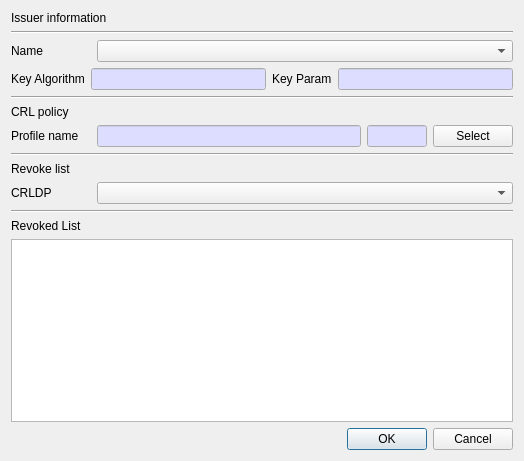
<?xml version="1.0" encoding="UTF-8"?>
<ui version="4.0">
 <class>MakeCRLDlg</class>
 <widget class="QDialog" name="MakeCRLDlg">
  <property name="geometry">
   <rect>
    <x>0</x>
    <y>0</y>
    <width>524</width>
    <height>461</height>
   </rect>
  </property>
  <property name="windowTitle">
   <string>Make CRL</string>
  </property>
  <layout class="QVBoxLayout" name="verticalLayout">
   <item>
    <widget class="QLabel" name="label">
     <property name="text">
      <string>Issuer information</string>
     </property>
    </widget>
   </item>
   <item>
    <widget class="Line" name="line_3">
     <property name="orientation">
      <enum>Qt::Horizontal</enum>
     </property>
    </widget>
   </item>
   <item>
    <layout class="QGridLayout" name="gridLayout">
     <property name="topMargin">
      <number>0</number>
     </property>
     <item row="0" column="0">
      <widget class="QLabel" name="label_2">
       <property name="minimumSize">
        <size>
         <width>80</width>
         <height>0</height>
        </size>
       </property>
       <property name="maximumSize">
        <size>
         <width>80</width>
         <height>16777215</height>
        </size>
       </property>
       <property name="text">
        <string>Name</string>
       </property>
      </widget>
     </item>
     <item row="0" column="1">
      <widget class="QComboBox" name="mIssuerNameCombo"/>
     </item>
    </layout>
   </item>
   <item>
    <layout class="QGridLayout" name="gridLayout_2">
     <property name="topMargin">
      <number>0</number>
     </property>
     <item row="0" column="1">
      <widget class="QLineEdit" name="mAlgorithmText">
       <property name="palette">
        <palette>
         <active>
          <colorrole role="Base">
           <brush brushstyle="SolidPattern">
            <color alpha="255">
             <red>221</red>
             <green>221</green>
             <blue>255</blue>
            </color>
           </brush>
          </colorrole>
         </active>
         <inactive>
          <colorrole role="Base">
           <brush brushstyle="SolidPattern">
            <color alpha="255">
             <red>221</red>
             <green>221</green>
             <blue>255</blue>
            </color>
           </brush>
          </colorrole>
         </inactive>
         <disabled>
          <colorrole role="Base">
           <brush brushstyle="SolidPattern">
            <color alpha="255">
             <red>240</red>
             <green>240</green>
             <blue>240</blue>
            </color>
           </brush>
          </colorrole>
         </disabled>
        </palette>
       </property>
       <property name="readOnly">
        <bool>true</bool>
       </property>
      </widget>
     </item>
     <item row="0" column="2">
      <widget class="QLabel" name="mOptionLabel">
       <property name="text">
        <string>Key Param</string>
       </property>
      </widget>
     </item>
     <item row="0" column="0">
      <widget class="QLabel" name="label_3">
       <property name="text">
        <string>Key Algorithm</string>
       </property>
      </widget>
     </item>
     <item row="0" column="3">
      <widget class="QLineEdit" name="mOptionText">
       <property name="palette">
        <palette>
         <active>
          <colorrole role="Base">
           <brush brushstyle="SolidPattern">
            <color alpha="255">
             <red>221</red>
             <green>221</green>
             <blue>255</blue>
            </color>
           </brush>
          </colorrole>
         </active>
         <inactive>
          <colorrole role="Base">
           <brush brushstyle="SolidPattern">
            <color alpha="255">
             <red>221</red>
             <green>221</green>
             <blue>255</blue>
            </color>
           </brush>
          </colorrole>
         </inactive>
         <disabled>
          <colorrole role="Base">
           <brush brushstyle="SolidPattern">
            <color alpha="255">
             <red>240</red>
             <green>240</green>
             <blue>240</blue>
            </color>
           </brush>
          </colorrole>
         </disabled>
        </palette>
       </property>
       <property name="readOnly">
        <bool>true</bool>
       </property>
      </widget>
     </item>
    </layout>
   </item>
   <item>
    <widget class="Line" name="line">
     <property name="orientation">
      <enum>Qt::Horizontal</enum>
     </property>
    </widget>
   </item>
   <item>
    <widget class="QLabel" name="label_5">
     <property name="text">
      <string>CRL policy</string>
     </property>
    </widget>
   </item>
   <item>
    <layout class="QGridLayout" name="gridLayout_3">
     <property name="topMargin">
      <number>0</number>
     </property>
     <item row="0" column="3">
      <widget class="QPushButton" name="mSelectProfileBtn">
       <property name="text">
        <string>Select</string>
       </property>
      </widget>
     </item>
     <item row="0" column="1">
      <widget class="QLineEdit" name="mProfileNameText">
       <property name="palette">
        <palette>
         <active>
          <colorrole role="Base">
           <brush brushstyle="SolidPattern">
            <color alpha="255">
             <red>221</red>
             <green>221</green>
             <blue>255</blue>
            </color>
           </brush>
          </colorrole>
         </active>
         <inactive>
          <colorrole role="Base">
           <brush brushstyle="SolidPattern">
            <color alpha="255">
             <red>221</red>
             <green>221</green>
             <blue>255</blue>
            </color>
           </brush>
          </colorrole>
         </inactive>
         <disabled/>
        </palette>
       </property>
       <property name="readOnly">
        <bool>true</bool>
       </property>
      </widget>
     </item>
     <item row="0" column="0">
      <widget class="QLabel" name="label_6">
       <property name="minimumSize">
        <size>
         <width>80</width>
         <height>0</height>
        </size>
       </property>
       <property name="maximumSize">
        <size>
         <width>80</width>
         <height>16777215</height>
        </size>
       </property>
       <property name="text">
        <string>Profile name</string>
       </property>
      </widget>
     </item>
     <item row="0" column="2">
      <widget class="QLineEdit" name="mProfileNumText">
       <property name="minimumSize">
        <size>
         <width>60</width>
         <height>0</height>
        </size>
       </property>
       <property name="maximumSize">
        <size>
         <width>60</width>
         <height>16777215</height>
        </size>
       </property>
       <property name="palette">
        <palette>
         <active>
          <colorrole role="Base">
           <brush brushstyle="SolidPattern">
            <color alpha="255">
             <red>221</red>
             <green>221</green>
             <blue>255</blue>
            </color>
           </brush>
          </colorrole>
         </active>
         <inactive>
          <colorrole role="Base">
           <brush brushstyle="SolidPattern">
            <color alpha="255">
             <red>221</red>
             <green>221</green>
             <blue>255</blue>
            </color>
           </brush>
          </colorrole>
         </inactive>
         <disabled/>
        </palette>
       </property>
       <property name="readOnly">
        <bool>true</bool>
       </property>
      </widget>
     </item>
    </layout>
   </item>
   <item>
    <widget class="Line" name="line_2">
     <property name="orientation">
      <enum>Qt::Horizontal</enum>
     </property>
    </widget>
   </item>
   <item>
    <widget class="QLabel" name="label_7">
     <property name="text">
      <string>Revoke list</string>
     </property>
    </widget>
   </item>
   <item>
    <layout class="QGridLayout" name="gridLayout_4">
     <property name="topMargin">
      <number>0</number>
     </property>
     <item row="0" column="0">
      <widget class="QLabel" name="label_10">
       <property name="minimumSize">
        <size>
         <width>80</width>
         <height>0</height>
        </size>
       </property>
       <property name="maximumSize">
        <size>
         <width>80</width>
         <height>16777215</height>
        </size>
       </property>
       <property name="text">
        <string>CRLDP</string>
       </property>
      </widget>
     </item>
     <item row="0" column="1">
      <widget class="QComboBox" name="mCRLDPCombo"/>
     </item>
    </layout>
   </item>
   <item>
    <widget class="Line" name="line_4">
     <property name="orientation">
      <enum>Qt::Horizontal</enum>
     </property>
    </widget>
   </item>
   <item>
    <widget class="QLabel" name="label_4">
     <property name="text">
      <string>Revoked List</string>
     </property>
    </widget>
   </item>
   <item>
    <widget class="QTableWidget" name="mRevokeTable">
     <property name="minimumSize">
      <size>
       <width>500</width>
       <height>0</height>
      </size>
     </property>
    </widget>
   </item>
   <item>
    <widget class="QDialogButtonBox" name="buttonBox">
     <property name="orientation">
      <enum>Qt::Horizontal</enum>
     </property>
     <property name="standardButtons">
      <set>QDialogButtonBox::Cancel|QDialogButtonBox::Ok</set>
     </property>
    </widget>
   </item>
  </layout>
 </widget>
 <tabstops>
  <tabstop>mIssuerNameCombo</tabstop>
  <tabstop>mAlgorithmText</tabstop>
  <tabstop>mOptionText</tabstop>
  <tabstop>mCRLDPCombo</tabstop>
  <tabstop>mRevokeTable</tabstop>
 </tabstops>
 <resources/>
 <connections>
  <connection>
   <sender>buttonBox</sender>
   <signal>accepted()</signal>
   <receiver>MakeCRLDlg</receiver>
   <slot>accept()</slot>
   <hints>
    <hint type="sourcelabel">
     <x>248</x>
     <y>254</y>
    </hint>
    <hint type="destinationlabel">
     <x>157</x>
     <y>274</y>
    </hint>
   </hints>
  </connection>
  <connection>
   <sender>buttonBox</sender>
   <signal>rejected()</signal>
   <receiver>MakeCRLDlg</receiver>
   <slot>reject()</slot>
   <hints>
    <hint type="sourcelabel">
     <x>316</x>
     <y>260</y>
    </hint>
    <hint type="destinationlabel">
     <x>286</x>
     <y>274</y>
    </hint>
   </hints>
  </connection>
 </connections>
</ui>
